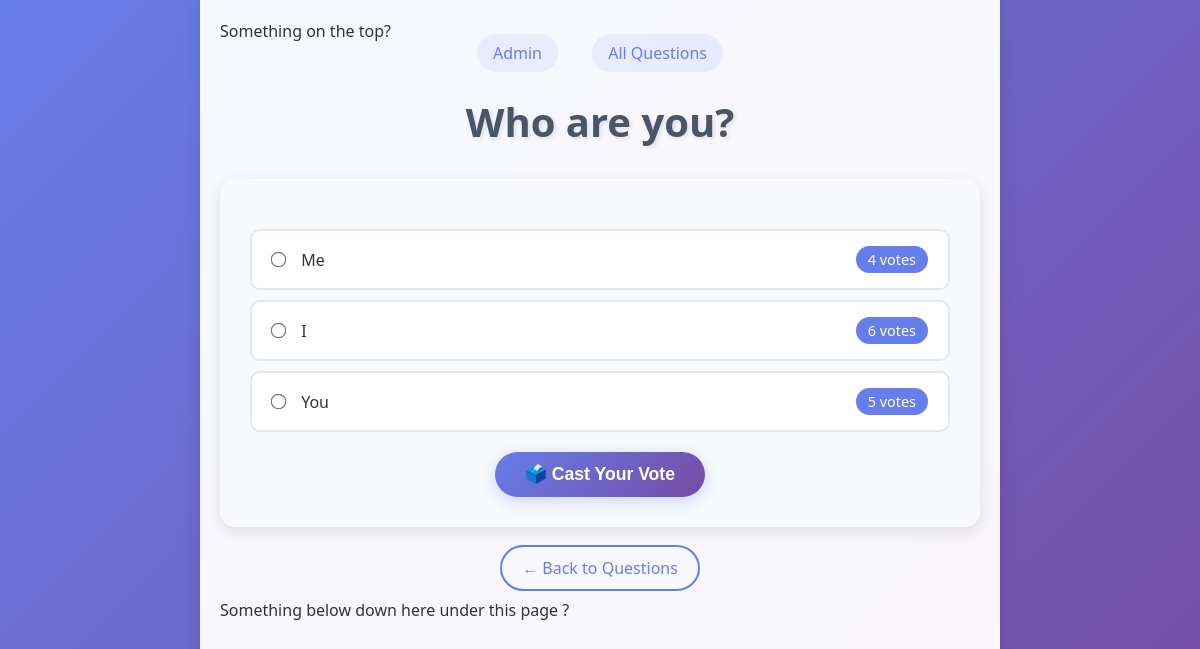
/detail/1/, run on an earlier commit of the app's database.
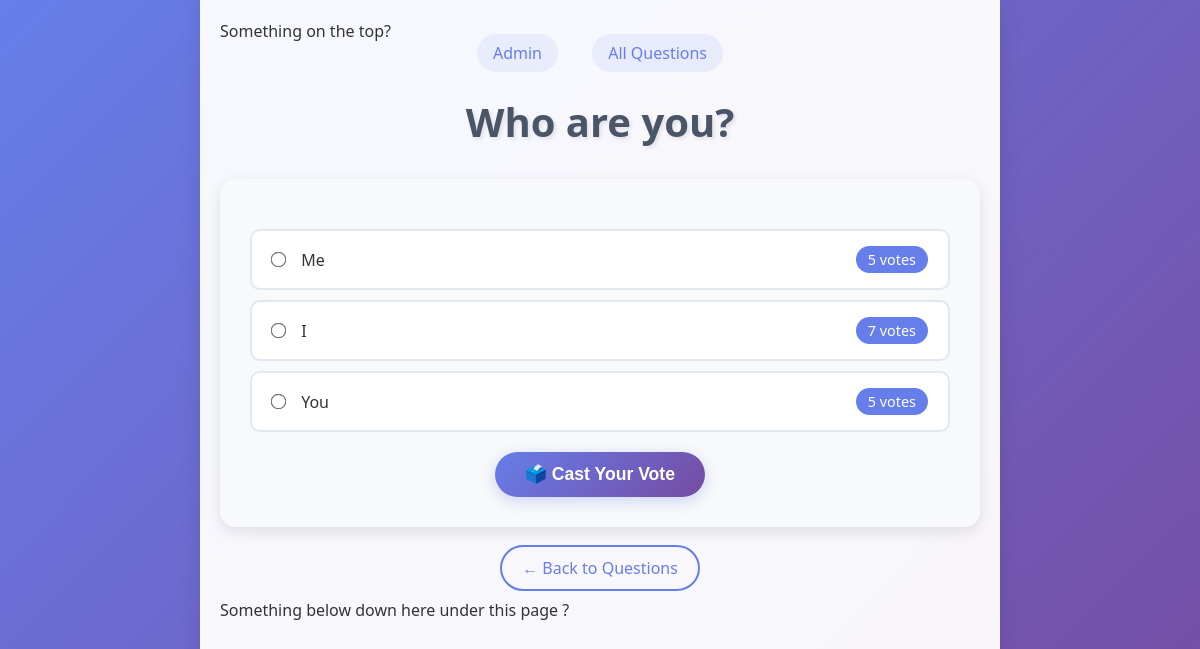
And on a later commit of the database.
### polls/models.py (models this page shows)
class Choice(models.Model):
    question = models.ForeignKey(Question, on_delete=models.CASCADE)
    choice_text = models.CharField(max_length=200)
    votes = models.IntegerField(default=0)

### polls/views.py (the view)
# urls.py: path('detail/<int:question_id>/', views.detail, name='detail'),
def detail(request, question_id):
    question = get_object_or_404(Question, id=question_id)
    choices = Choice.objects.filter(question=question) #.values()
    context = {
        'question': question,
        'choices': choices
    }
    return render(request, 'polls/detail.html',  context)

### polls/templates/polls/detail.html (shortened to what this page needs)
{% extends 'polls/master.html' %}
{% block content %}
<div class="nav-links">
    <a href="/admin">Admin</a>
    <a href="{% url 'index' %}">All Questions</a>
</div>
<h1>{{question.question_text}}</h1>
<form action="{% url 'vote' question.id %}" method="post">
    <ul class="choice-list">
        {% for choice in choices %}
        <li class="choice-item">
            <label for="choice{{ choice.id }}">
                <div class="choice-content">
                    <input type="radio" name="choice" value="{{ choice.id }}" id="choice{{ choice.id }}">
                    <span class="choice-text">{{ choice.choice_text }}</span>
                </div>
                <span class="vote-count">{{ choice.votes }} votes</span>
            </label>
        </li>
        {% endfor %}
    </ul>
    <input type="submit" value="🗳️ Cast Your Vote" class="submit-btn">
</form>
<div class="back-link">
    <a href="{% url 'index' %}">← Back to Questions</a>
</div>
{% endblock %}

What changed in the data, as far as the page shows it:
changed Choice "Me": choice "☐ Me 4 votes" → "☐ Me 5 votes"; votes "4" → "5"
changed Choice (number 2 of 3 on the later page): choice "☐ I 6 votes" → "☐ I 7 votes"; votes "6" → "7"
